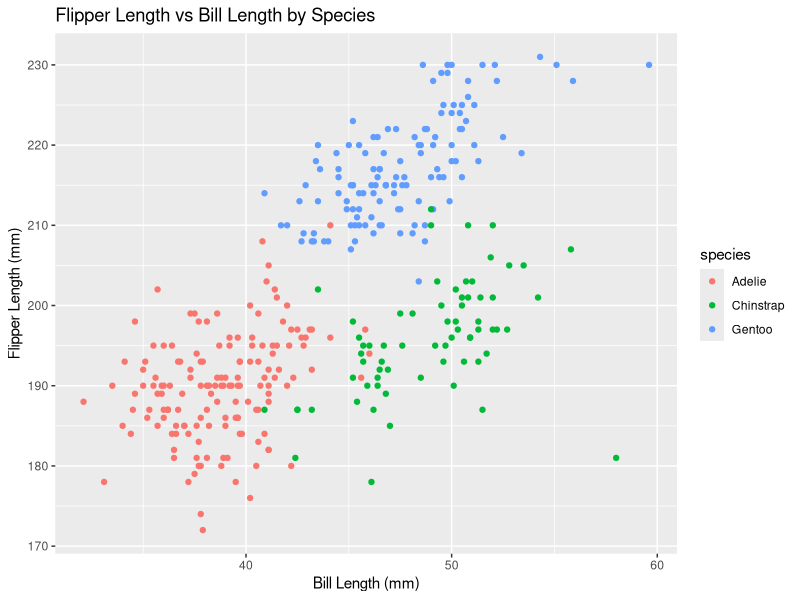
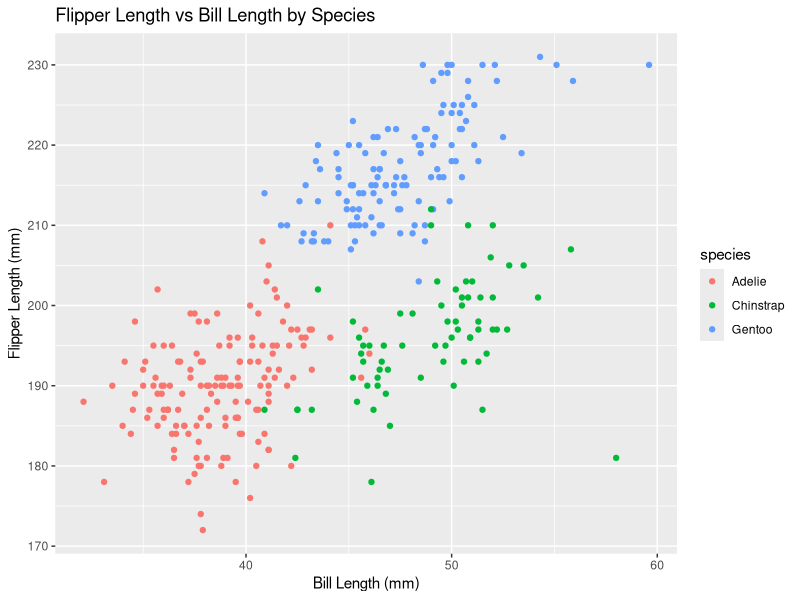

The R script that drew these images, in order:
## ---- chunk 1
knitr::opts_chunk$set(echo = TRUE)
## ---- chunk 2
library(ggplot2)
library(dplyr)
library(tidyverse)
data("penguins", package = "palmerpenguins")
## ---- chunk 3
# ??penguins
## ---- chunk 4
bill_flipper_plot <- ggplot(
  penguins, 
  aes(x = bill_length_mm, y = flipper_length_mm, color = species)) +
  geom_point() +
  labs(title = "Flipper Length vs Bill Length by Species",
       x = "Bill Length (mm)",
       y = "Flipper Length (mm)") 

print(bill_flipper_plot)

ggsave("flipper_vs_bill_scatterplot.png", plot = bill_flipper_plot)

## ---- chunk 5
set.seed(123)
sample = rnorm(10)
log_vec = sample > 0 
char_vec = letters[1:10]
fac_vec = factor(rep(c("A", "B", "C"), length.out = 10))

p2df = tibble(
  sample = sample,
  log_vec = log_vec,
  char_vec = char_vec,
  fac_vec = fac_vec
)
## ---- chunk 6
mean_sample = mean(pull(p2df, sample))
mean_log_vec = mean(pull(p2df, log_vec))
mean_char_vec = mean(pull (p2df, char_vec))
mean_fac_vec = mean(pull (p2df, fac_vec))
## ---- chunk 7
cat(
  "Mean of random_sample:", mean_sample, "\n",
  "Mean of logical_vector:", mean_log_vec, "\n",
  "Mean of character_vector:", mean_char_vec, "\n",
  "Mean of factor_vector:", mean_fac_vec, "\n")

## ---- chunk 8
num_log = as.numeric(pull(p2df, log_vec))
num_char = as.numeric(pull(p2df, char_vec))
num_fac = as.numeric(pull(p2df, fac_vec))

## ---- chunk 9
cat("Numeric logical vector:", num_log, "\n")
cat("Numeric character vector:", num_char, "\n")
cat("Numeric factor vector:", num_fac, "\n")

